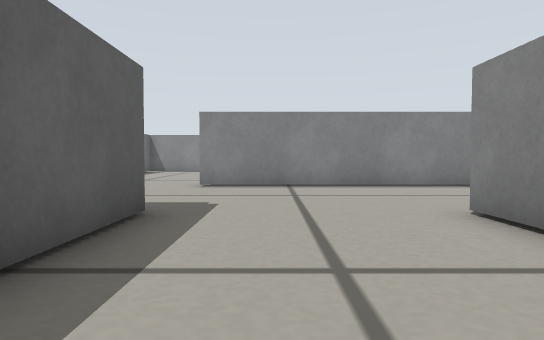
View 1 (above)

20 first-person views from a walk through a robot-simulator world made for Gazebo. The camera is 0.04 m above the floor, tilts 2° down and sees 75° across. The floor is counted in squares, 0.05 m on a side. Each view is taken from the middle of a square. On the plan, view 1 faces up. The plan holds only what a view shows up to about 11 squares ahead; the rest is blank.

View 2
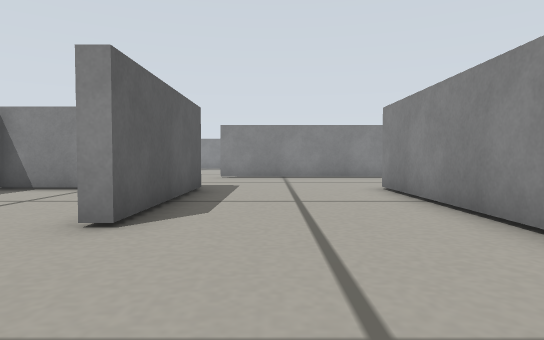

View 3
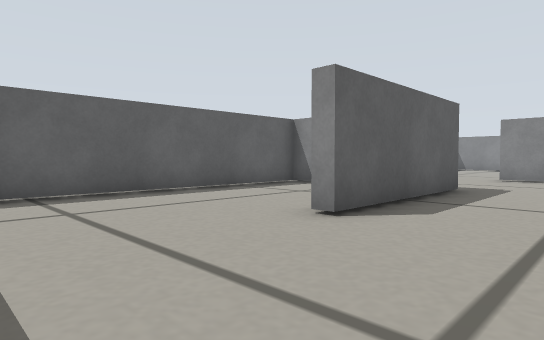

View 4
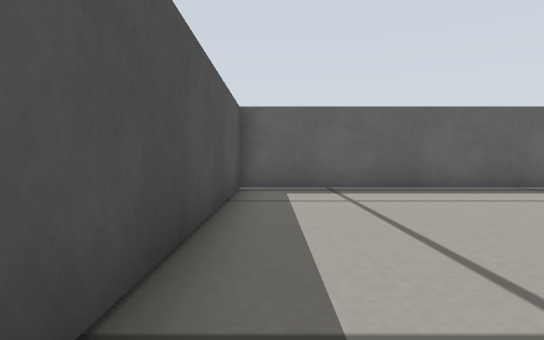

View 5
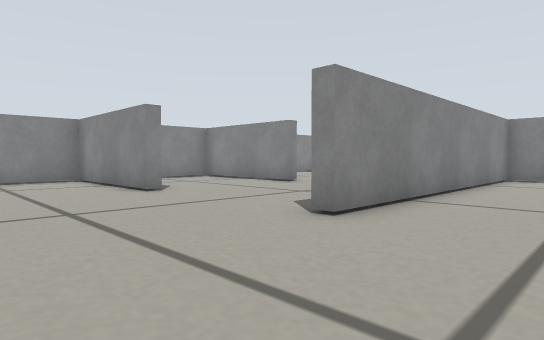

View 6
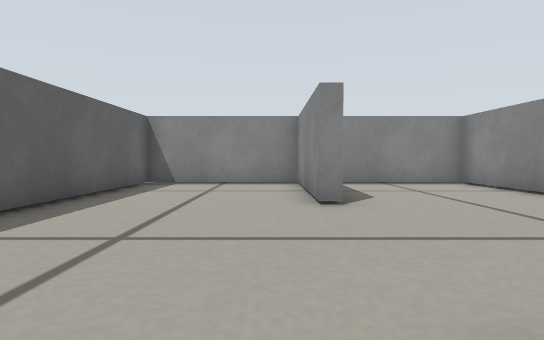

View 7
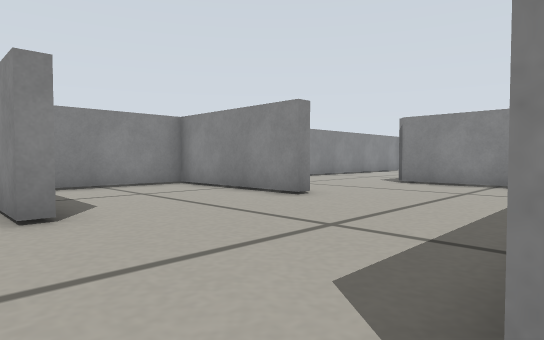

View 8
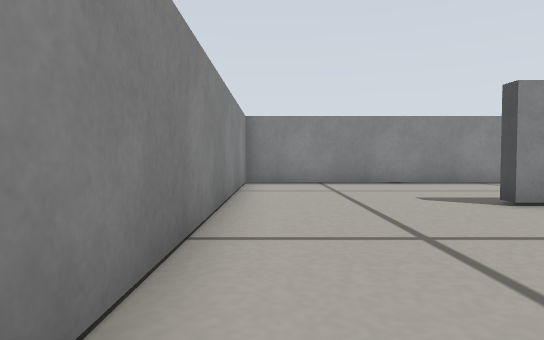

View 9
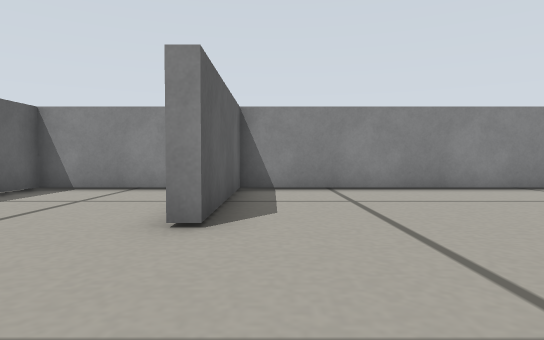

View 10
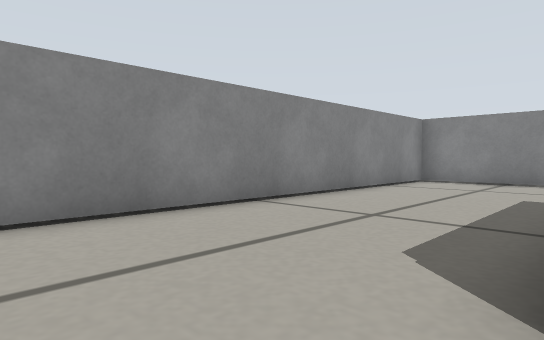

View 11
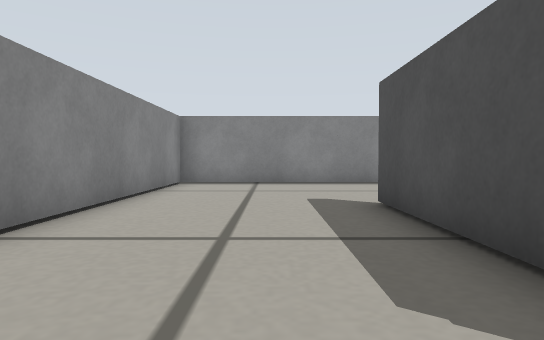

View 12
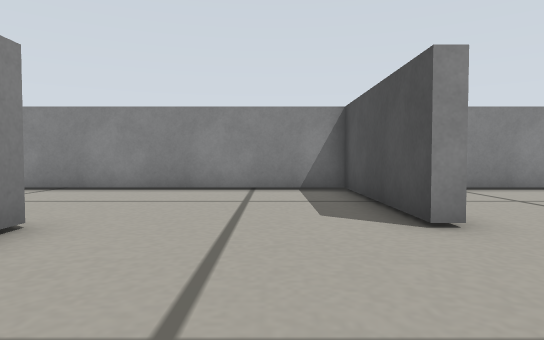

View 13
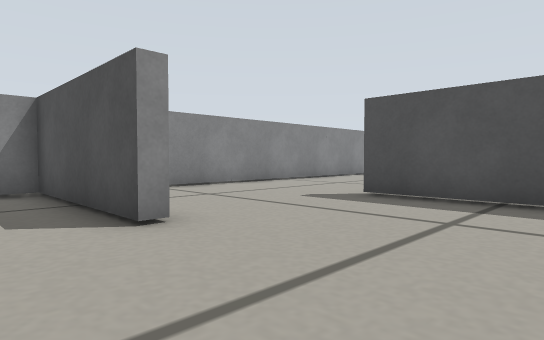

View 14
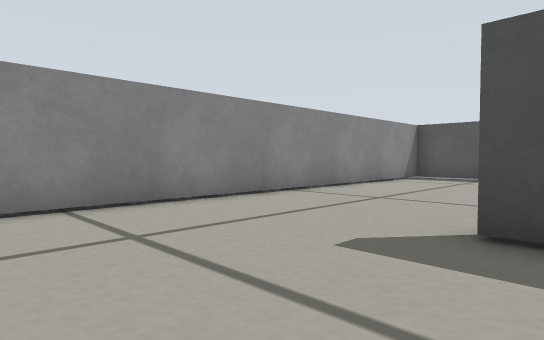

View 15
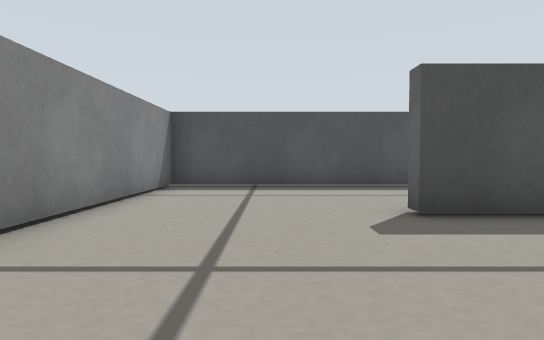

View 16
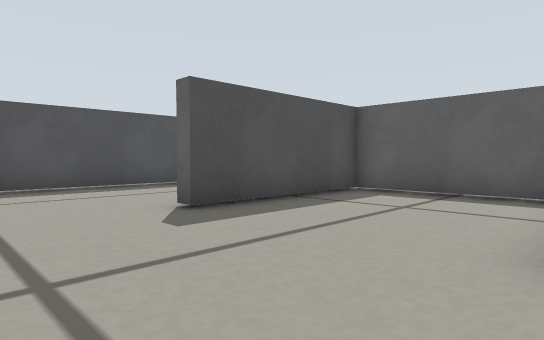

View 17
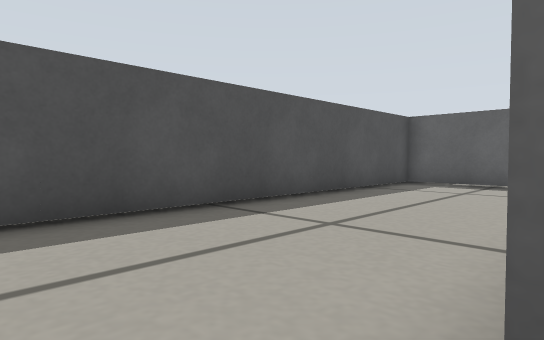

View 18
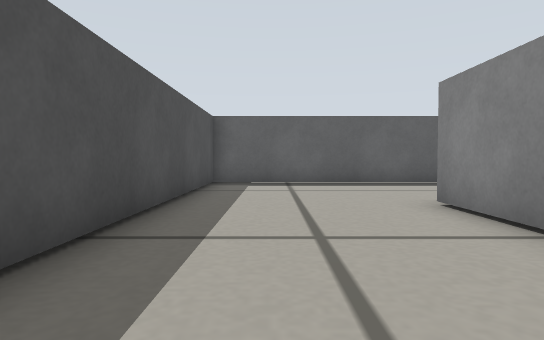

View 19
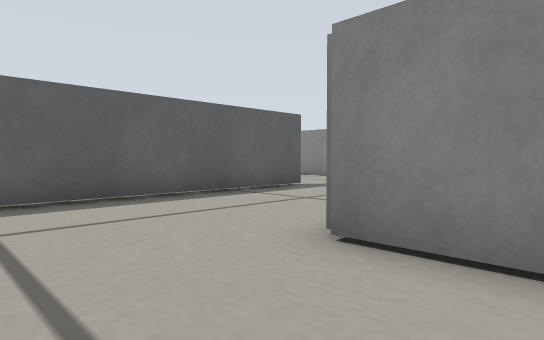

View 20
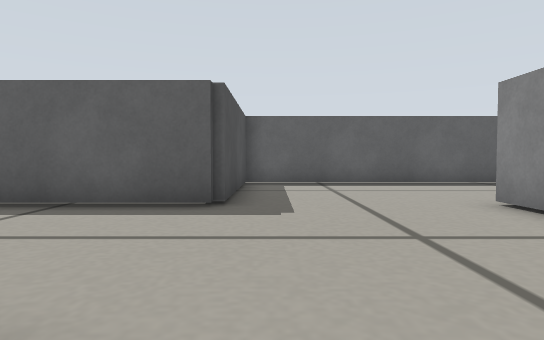

### Floor plan
Points are (right, up) in squares from view 1. A wall is a line through its corners. A room is listed if a view was taken in it or the views show most of it. See-through windows are left out.
Room 1 (views 1, 2, 3, 4, 5, 6, 7, 8, 9, 10, 11, 12, 13, 14, 15, 16, 17, 18, 19, 20)
walls: (8.2, 4) (8.2, 0.2) (13, 0.2) (13, -0.2); (9.9, 5.2) (13, 5.2); (7.8, 2) (7.8, 9.8) (-2, 9.8) (-2, 10.2); (7.8, 12.1) (7.8, 14.9); (13, 9.8) (13, 10.2) (17.8, 10.2) (17.8, 19.8) (3.2, 19.8) (3.2, 15) (2.8, 15) (2.8, 19.8) (-1.8, 19.8) (-1.8, 18.5); (2.8, -0.4) (2.8, 5) (3.2, 5) (3.2, -4.8) (17.8, -4.8) (17.8, 8.2); (10.4, -0.2) (8, -0.2); (9.2, 15.2) (13, 15.2); (-4.8, 4.8) (-6.9, 4.8); (-1.8, 15) (-2.2, 15) (-2.2, 19.5); (-6.8, 3.9) (-6.8, -4.8) (1, -4.8); (-2.1, 19.8) (-6.8, 19.8) (-6.8, 5.2) (-1.8, 5.2) (-1.8, 0) (-2.2, 0)

Positions as (right, up) in squares from view 1, and headings:
1: (0, 0), facing up
2: (0, -4), facing up
3: (1, -4), facing up-left
4: (2, -4), facing left
5: (-6, 7), facing up-right
6: (-3, 9), facing up
7: (-3, 10), facing up-right
8: (-3, 9), facing right
9: (4, 11), facing up
10: (6, 15), facing up-right
11: (7, 17), facing right
12: (9, 12), facing right
13: (9, 12), facing down-right
14: (12, 9), facing down-right
15: (15, 5), facing down
16: (16, 5), facing down-left
17: (14, 0), facing down-left
18: (14, -3), facing left
19: (10, -3), facing up-left
20: (4, 6), facing left
